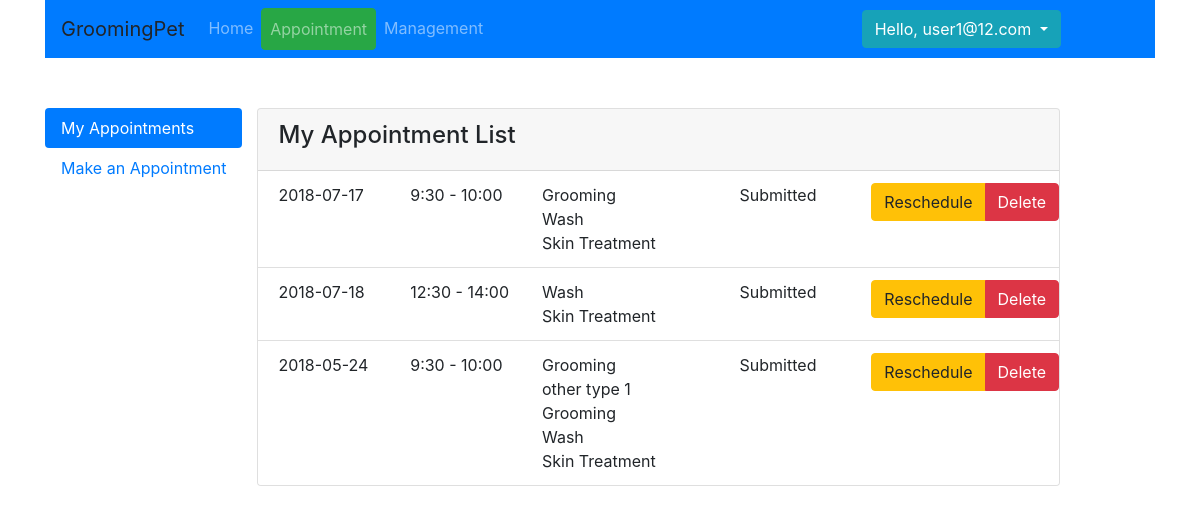
/appointment (signed in), run on the app's committed database.
### app/models.py (models this page shows, shortened)
class User(db.Model):
    __tablename__ = 'User'
    id = db.Column(db.Integer, primary_key=True)
    first_name = db.Column(db.String(20))
    last_name = db.Column(db.String(20))
    email = db.Column(db.String(50))
    password = db.Column(db.String(50))
    dob = db.Column(db.DATE, default=datetime.now)
    gender = db.Column(db.CHAR(1))
    phone = db.Column(db.String(10))
    home_number = db.Column(db.String(10))
    work_number = db.Column(db.String(10))
    address_id = db.Column(db.Integer, db.ForeignKey('Address.id'),
                           nullable=False)
    address = db.relationship('Address')
    active = db.Column(db.BOOLEAN)
    admin = db.Column(db.BOOLEAN)
    register_date = db.Column(db.DATETIME, default=datetime.now)
    def is_admin(self):
        return self.admin

class Appt(db.Model):
    __tablename__ = "Appt"
    id = db.Column(db.Integer, primary_key=True)
    owner_id = db.Column(db.Integer, db.ForeignKey('User.id'),
                         nullable=False)
    owner = db.relationship('User',
                            backref=db.backref('appts', lazy=True), foreign_keys=[owner_id])
    appt_date = db.Column(db.DATE)
    appt_timeslot_id = db.Column(db.Integer, db.ForeignKey('ApptTimeSlot.id'),
                         nullable=False)
    appt_timeslot = db.relationship('ApptTimeSlot',
                            backref=db.backref('appt', lazy=True), foreign_keys=[appt_timeslot_id])
    status = db.Column(db.String(10),default="Submitted")
    update_date = db.Column(db.DATE,default=datetime.now)

class ApptTimeSlot(db.Model):
    __tablename__ = "ApptTimeSlot"
    id = db.Column(db.Integer, primary_key=True)
    slot = db.Column(db.String(5))

class Appt2Ser(db.Model):
    __tablename__ = "Appt2Ser"
    id = db.Column(db.Integer, primary_key=True)
    appt_id = db.Column(db.Integer, db.ForeignKey('Appt.id'),
                         nullable=False)
    appt = db.relationship('Appt',
                            backref=db.backref('appt_service', lazy=True), foreign_keys=[appt_id])
    service_id = db.Column(db.Integer, db.ForeignKey('Service.id'),
                        nullable=False)
    service = db.relationship('Service',foreign_keys=[service_id])

class Service(db.Model):
    __tablename__ = "Service"
    id = db.Column(db.Integer, primary_key=True)
    type = db.Column(db.String(50))
    desc = db.Column(db.String(50))
    fee = db.Column(db.FLOAT)

### app/subapps/home/routing.py (the view)
@homeRoute.route('/appointment', methods=['GET'])
@login_required
def appt():
    session = Session()
    form = ApptForm()
    appt_list = session.query(Appt).filter(Appt.owner_id == current_user.id).all()
    form.appt_service.choices = session.query(Service.id, Service.type).all()
    return render_template("home/appt_list.html", form=form, appt_list=appt_list, appt_tab="my",
                           current_page="appointment")

### app/manage.py (called while the page is built)
@login_manager.user_loader
def load_user(user_id):
    from app.models import User
    from app.db_info import Session
    session = Session()
    user = session.query(User).options(subqueryload(User.address)).filter(User.id == user_id).first()
    session.close()
    return user

### run.py (called while the page is built)
@app.before_request
def before_request():
    pass

### app/subapps/home/templates/home/appt_list.html (shortened to what this page needs)
{% extends "home/appt_base.html" %}
{% block main_content %}
    <div class="card ">
        <div class="card-header">
            <div class="row">
                <div class="col-md-9">
                    <h4> My Appointment List </h4>
                </div>
            </div>
        </div>
        <ul class="list-group list-group-flush">
            {% if appt_list.__len__() > 0 %}
                {% for appt in appt_list %}
                    <li class="list-group-item">
                        <div class="row">
                            <div class="col-md-2">
                                {{ appt.appt_date }}
                            </div>
                            <div class="col-md-2">
                                {{ appt.appt_timeslot.slot }}
                            </div>
                            <div class="col-md-3">
                                {% for mapping in appt.appt_service %}
                                    {{ mapping.service.type }}<br>
                                {% endfor %}
                            </div>
                            <div class="col-md-2">
                                {{ appt.status }}<br>
                            </div>
                            <div class="col-md-3">
                                <div class="btn-group" role="group">
                                    {% if appt.status != "Done" %}
                                        <a class="btn btn-warning"
                                           href="{{ url_for("homeRoute.appt_update",appt_id=appt.id) }}">
                                            Reschedule
                                        </a>
                                        <a class="btn btn-danger"
                                           href="{{ url_for("homeRoute.appt_delete",appt_id=appt.id) }}">Delete</a>
                                    {% endif %}
                                </div>
                            </div>
                        </div>
                    </li>
                {% endfor %}
            {% else %}
                <li class="list-group-item">No Appointment under this accound.</li>
            {% endif %}
        </ul>
    </div>
{% endblock %}

### app/templates/base.html (shortened to what this page needs)
<head>
    <link rel="stylesheet" type=text/css href="{{ url_for('static', filename='bootstrap.min.css') }}">
    <link rel="stylesheet" type=text/css href="{{ url_for('static', filename='bootstrap-datepicker3.min.css') }}">
</head>
<body>
<div class="container">
    <nav class="navbar navbar-expand-lg  navbar navbar-dark bg-primary">
        <a class="navbar-brand">GroomingPet</a>
        <div class="collapse navbar-collapse" id="navbarTogglerDemo02">
            <ul class="navbar-nav mr-auto mt-2 mt-lg-0">
                <li class="nav-item ">
                    <a class="nav-link {% if current_page == 'home' %}btn btn-success{% endif %}"
                       href="{{ url_for('homeRoute.index') }} ">Home <span class="sr-only">(current)</span></a>
                </li>
                <li class="nav-item">
                    <a class="nav-link {% if current_page == 'appointment' %}btn btn-success{% endif %}"
                       href="{{ url_for('homeRoute.appt') }}">Appointment</a>
                </li>
                <li class="nav-item">
                    <a class="nav-link {% if current_page == 'user' %}btn btn-success{% endif %}"
                       href="{{ url_for('homeRoute.user_update') }}">Management</a>
                </li>
            </ul>
            {% if current_user.is_authenticated %}
                <div class="dropdown">
                    <button class="btn btn-info dropdown-toggle" type="button" id="dropdownMenuButton"
                            data-toggle="dropdown" aria-haspopup="true" aria-expanded="false">
                        Hello, {{ current_user.email }}
                    </button>
                </div>
            {% else %}
                <div class="btn-group" role="group" aria-label="Basic example">
                    <a class="btn btn-info" href="{{ url_for('homeRoute.login') }}?next={{ request.path }}"
                       role="button">Login</a>
                    <a class="btn btn-info" href="{{ url_for("homeRoute.register") }}" role="button">Sign Up</a>
                </div>
            {% endif %}
            <div class="col-md-1"></div>
        </div>
    </nav>
    <div class="container">
        {% block content %}<h1>Base Template with css and js</h1>{% endblock %}
    </div>
</div>
</body>

### data on the page
User: email "user1@12.com"
Appt: appt_date "2018-07-17", appt_timeslot.slot "9:30 - 10:00", status "Submitted"
Appt2Ser: service.type "Grooming"
Appt2Ser: service.type "Wash"
Appt2Ser: service.type "Skin Treatment"
Appt: appt_date "2018-07-18", appt_timeslot.slot "12:30 - 14:00", status "Submitted"
Appt2Ser: service.type "Wash"
Appt2Ser: service.type "Skin Treatment"
Appt: appt_date "2018-05-24", appt_timeslot.slot "9:30 - 10:00", status "Submitted"
Appt2Ser: service.type "Grooming"
Appt2Ser: service.type "other type 1"
Appt2Ser: service.type "Grooming"
Appt2Ser: service.type "Wash"
Appt2Ser: service.type "Skin Treatment"
